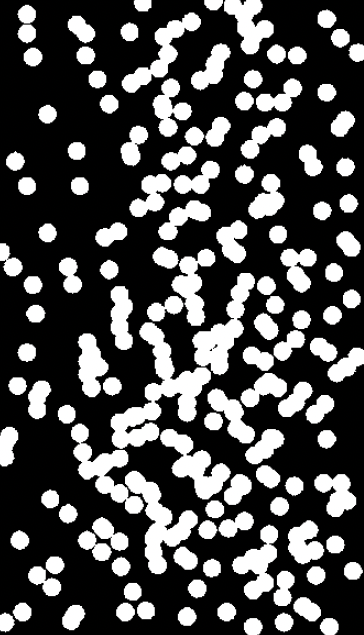
#> input picture microscope.png, 364 x 635 px
$ jupyter execute inciso5.ipynb
#> lines starting #> are read from the running program, lines starting #| are printed output that depends on the picture; after the words box and inside, x2 and y2 are one past the last pixel; in counts of white or black regions, pixels touching at a corner belong together
# Ejercicio 5

Librerías

[cell 1]
from skimage.filters import threshold_otsu
from skimage.morphology import remove_small_objects, closing, disk, opening, erosion
from skimage.measure import label, regionprops
from skimage import io

import matplotlib.pyplot as plt

Imagen

[cell 2]
image = io.imread("microscope.png", as_gray=True)
#> image: shape (635, 364) float64; min 0, max 1, mean 0.301

def showImage(image, title):
    plt.imshow(image, cmap='gray')
    plt.title(title)
    plt.axis("off")
    plt.show()

showImage(image, "Imagen original")

Inciso 1: Binarizar la imagen utilizando el umbral de Otsu

[cell 3]
otsuThreshold = threshold_otsu(image)
#> otsuThreshold = 0.49
binaryImage = image > otsuThreshold
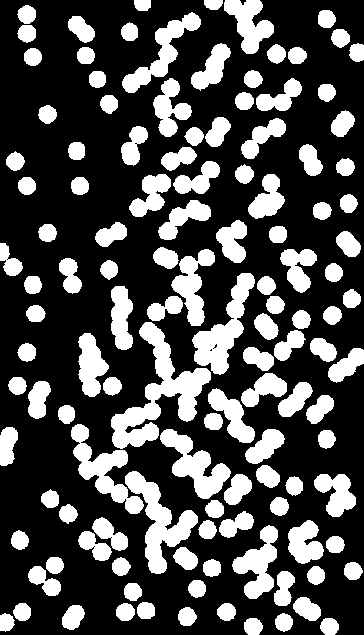
#> binaryImage: shape (635, 364) bool; 30% white; 125 white regions
showImage(binaryImage, "Imagen binarizada con Otsu")

Inciso 2: Etiquetar componentes conexas y obtener la menor

[cell 4]
labeledImage = label(binaryImage, connectivity=2)
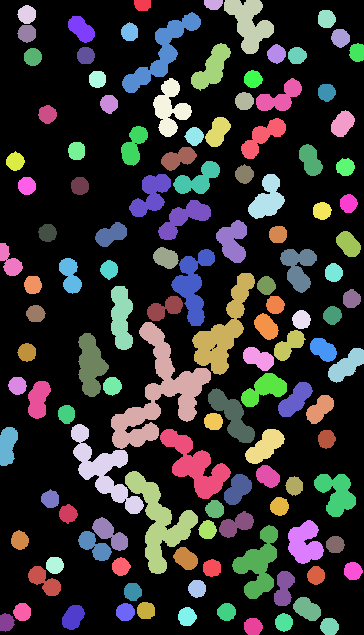
#> labeledImage: shape (635, 364) int32; 126 distinct labels, from 0 to 125; one colour per label, 0 black
regions = regionprops(labeledImage)
#> regions = 125 regions; largest, box (x1, y1, x2, y2) and area: (111, 322, 211, 449) 4180, (125, 471, 198, 574) 2619, (192, 273, 255, 375) 2400, (71, 424, 144, 514) 2156, (160, 429, 231, 499) 2045
minRegion = min(regions, key=lambda r: r.area)
print("La componente conexa con menor tamaño tiene: ", minRegion.area, "pixeles")
#| La componente conexa con menor tamaño tiene:  158.0 pixeles

Inciso 3: Recortar la componente conexa de mayor tamaño, y remover el resto de componentes. Mostrar una imagen binaria donde sólo quede la mayor componente conexa

[cell 5]
maxRegion = max(regions, key=lambda r: r.area)
print("La componente conexa con mayor tamaño tiene: ", maxRegion.area, "pixeles")
#| La componente conexa con mayor tamaño tiene:  4180.0 pixeles
maxRegionSize = maxRegion.area
#> maxRegionSize = 4180
maxComponentImage = labeledImage == maxRegion.label
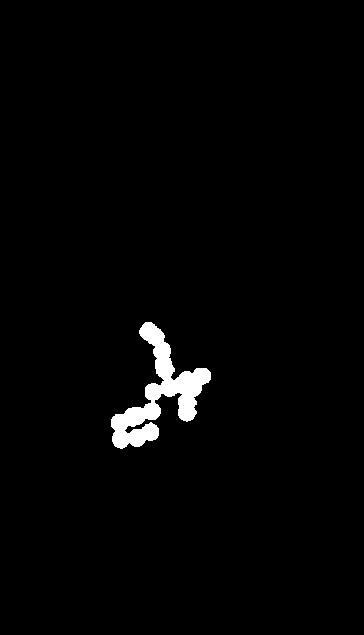
#> maxComponentImage: shape (635, 364) bool; 1.8% white; 1 white region, box (x1, y1, x2, y2) and area: (111, 322, 211, 449) 4180
showImage(maxComponentImage, "Componente conexa más grande")

Inciso 4: Aplicar operaciones morfológicas para contar cuántas células hay en total. ¿Comparar el número obtenido contra el número verdadero de células? ¿Son iguales?

[cell 6]
eroded_image = erosion(binaryImage, disk(6.5))
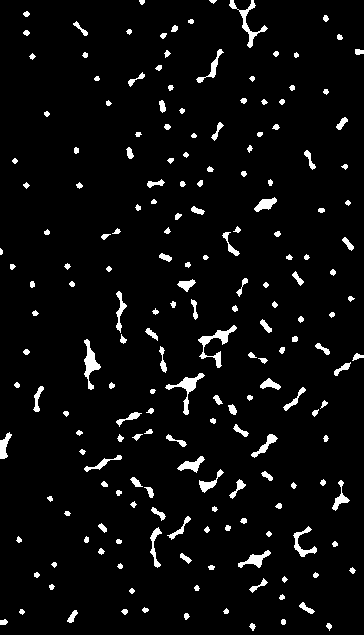
#> eroded_image: shape (635, 364) bool; 4.6% white; 193 white regions (2 under 20 px), largest, box (x1, y1, x2, y2) and area: (198, 325, 237, 368) 406, (165, 373, 205, 415) 357, (229, 0, 268, 48) 346
opened_image = opening(eroded_image, disk(2))
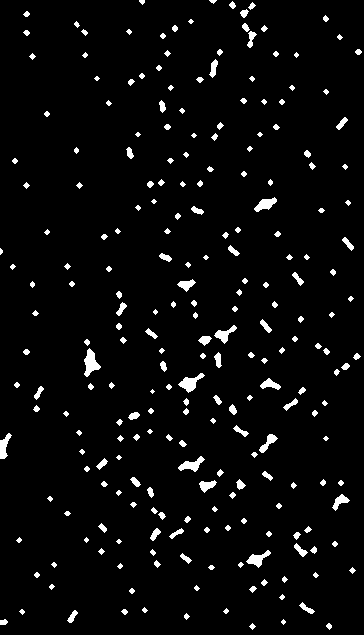
#> opened_image: shape (635, 364) bool; 3.9% white; 240 white regions (18 under 20 px), largest, box (x1, y1, x2, y2) and area: (84, 348, 101, 377) 258, (178, 373, 205, 393) 225, (178, 456, 205, 472) 193
closed_image = closing(opened_image, disk(2))
#> closed_image: shape (635, 364) bool; 3.9% white; 237 white regions (18 under 20 px), largest, box (x1, y1, x2, y2) and area: (84, 348, 101, 377) 258, (178, 373, 205, 393) 228, (178, 456, 205, 472) 195
num_cells_opening = len(regionprops(label(closed_image)))
#> num_cells_opening = 237
showImage(closed_image, f'Apertura + Cierre - Células Detectadas: {num_cells_opening}')

$ run again, with wheat.png copied over microscope.png
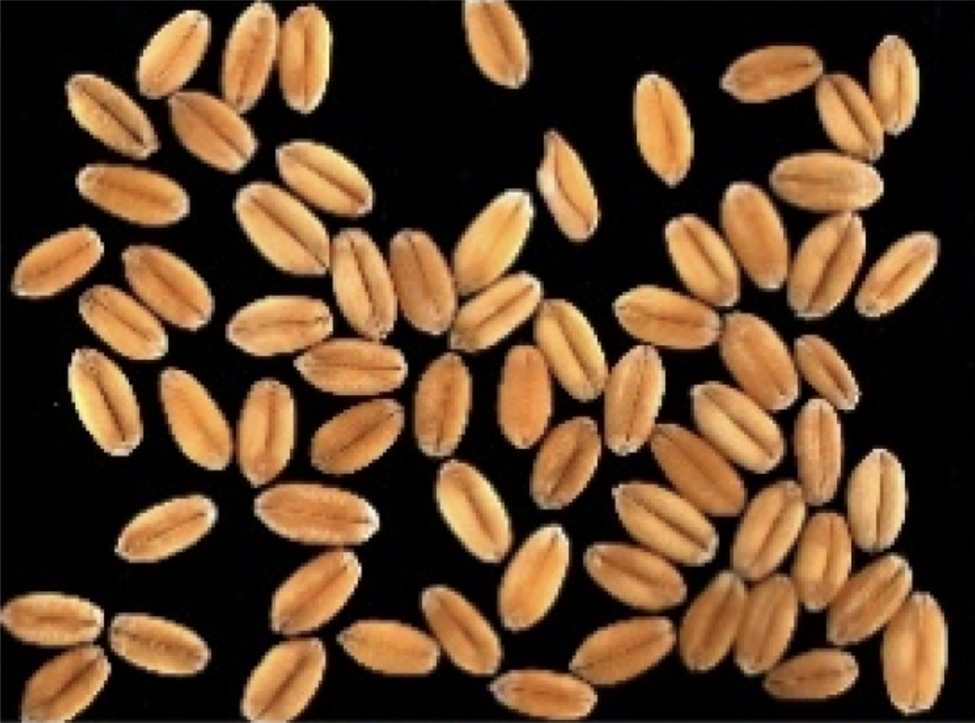
#> input picture wheat.png, 975 x 723 px, shrunk from 1490 x 1105 before the run
#> otsuThreshold = 0.306
#> binaryImage: shape (723, 975) bool; 44.7% white; 30 white regions (1 under 20 px)
#> `labeledImage = label(binaryImage, connectivity=2)`:
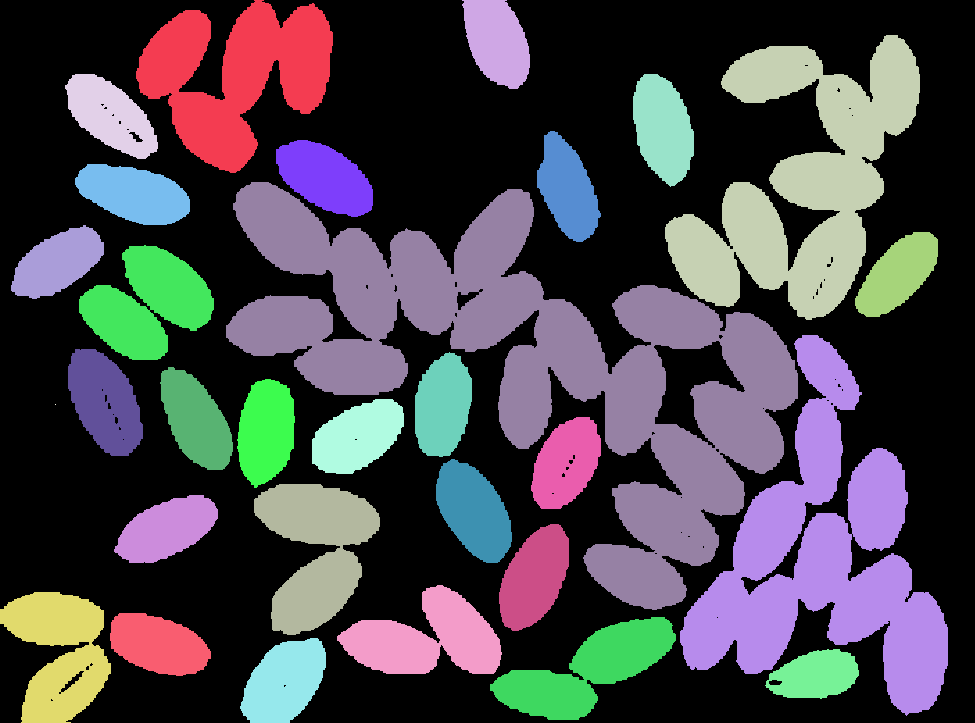
#> labeledImage: shape (723, 975) int32; 31 distinct labels, from 0 to 30; one colour per label, 0 black
#> regions = 30 regions; largest, box (x1, y1, x2, y2) and area: (226, 182, 798, 610) 82424, (680, 335, 948, 716) 40841, (665, 35, 920, 320) 33032, (136, 0, 333, 173) 18463, (254, 484, 380, 635) 11054
#| La componente conexa con menor tamaño tiene:  1.0 pixeles
#| La componente conexa con mayor tamaño tiene:  82424.0 pixeles
#> maxRegionSize = 82424
#> maxComponentImage: shape (723, 975) bool; 11.7% white; 1 white region, box (x1, y1, x2, y2) and area: (226, 182, 798, 610) 82424
#> eroded_image: shape (723, 975) bool; 29.9% white; 50 white regions, largest, box (x1, y1, x2, y2) and area: (685, 518, 942, 707) 17315, (775, 40, 914, 312) 12409, (503, 304, 660, 449) 10255
#> `opened_image = opening(eroded_image, disk(2))`:
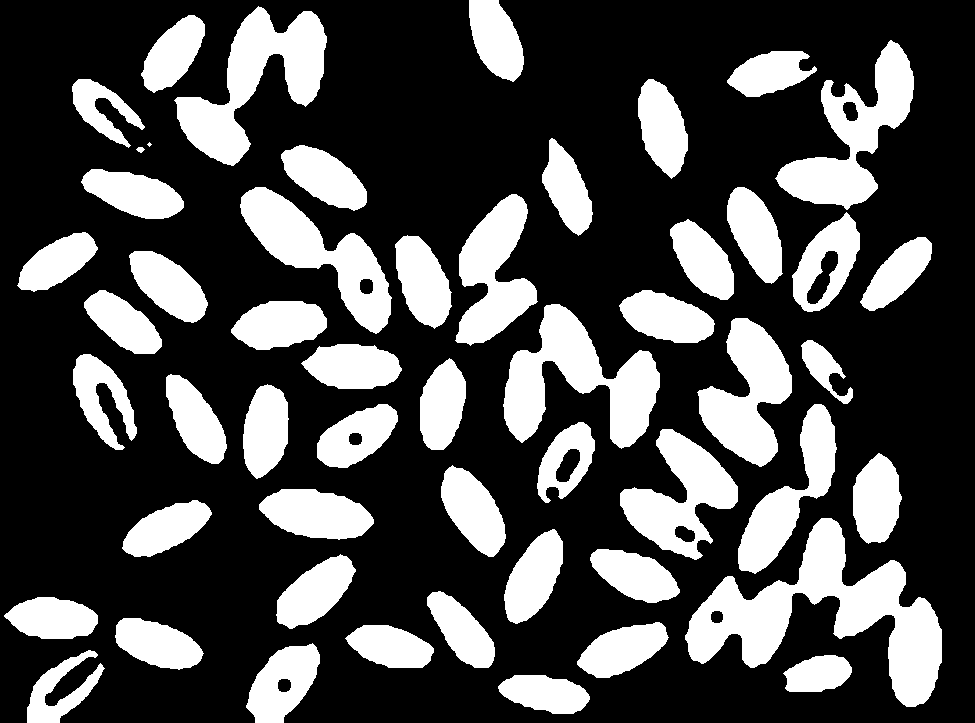
#> opened_image: shape (723, 975) bool; 29.7% white; 53 white regions (1 under 20 px), largest, box (x1, y1, x2, y2) and area: (685, 518, 942, 707) 17243, (503, 304, 660, 449) 10197, (174, 6, 327, 166) 9831
#> closed_image: shape (723, 975) bool; 29.7% white; 53 white regions (1 under 20 px), largest, box (x1, y1, x2, y2) and area: (685, 518, 942, 707) 17263, (503, 304, 660, 449) 10205, (174, 6, 327, 166) 9839
#> num_cells_opening = 53

$ run again, with brain-scan.jpeg saved as microscope.png
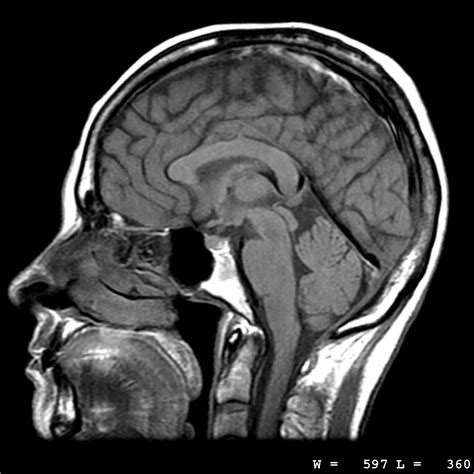
#> input picture brain-scan.jpeg, 474 x 474 px
#> otsuThreshold = 0.275
#> binaryImage: shape (474, 474) bool; 43.4% white; 111 white regions (77 under 20 px)
#> `labeledImage = label(binaryImage, connectivity=2)`:
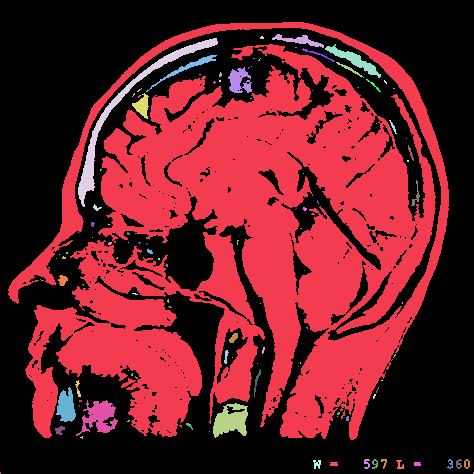
#> labeledImage: shape (474, 474) int32; 112 distinct labels, from 0 to 111; one colour per label, 0 black
#> regions = 111 regions; largest, box (x1, y1, x2, y2) and area: (8, 22, 449, 440) 90813, (78, 38, 218, 207) 1676, (213, 403, 248, 438) 786, (76, 400, 118, 436) 743, (325, 44, 381, 78) 461
#| La componente conexa con menor tamaño tiene:  1.0 pixeles
#| La componente conexa con mayor tamaño tiene:  90813.0 pixeles
#> maxRegionSize = 90813
#> maxComponentImage: shape (474, 474) bool; 40.4% white; 1 white region, box (x1, y1, x2, y2) and area: (8, 22, 449, 440) 90813
#> eroded_image: shape (474, 474) bool; 13.8% white; 65 white regions (27 under 20 px), largest, box (x1, y1, x2, y2) and area: (173, 80, 409, 383) 14170, (286, 321, 401, 432) 3218, (301, 223, 356, 325) 3088
#> opened_image: shape (474, 474) bool; 12.9% white; 40 white regions (6 under 20 px), largest, box (x1, y1, x2, y2) and area: (173, 101, 353, 382) 11147, (301, 224, 356, 325) 3060, (64, 328, 182, 424) 3019
#> `closed_image = closing(opened_image, disk(2))`:
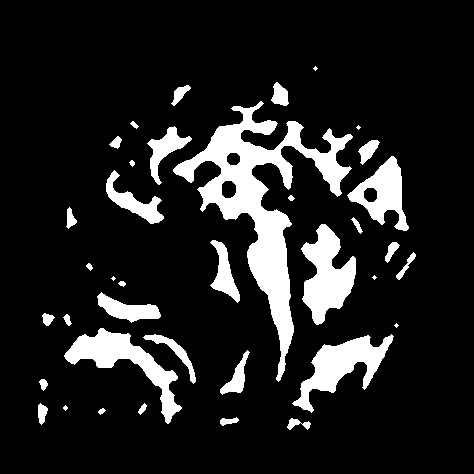
#> closed_image: shape (474, 474) bool; 13% white; 38 white regions (6 under 20 px), largest, box (x1, y1, x2, y2) and area: (173, 101, 353, 382) 11199, (301, 224, 356, 325) 3070, (64, 328, 182, 424) 3040
#> num_cells_opening = 38
